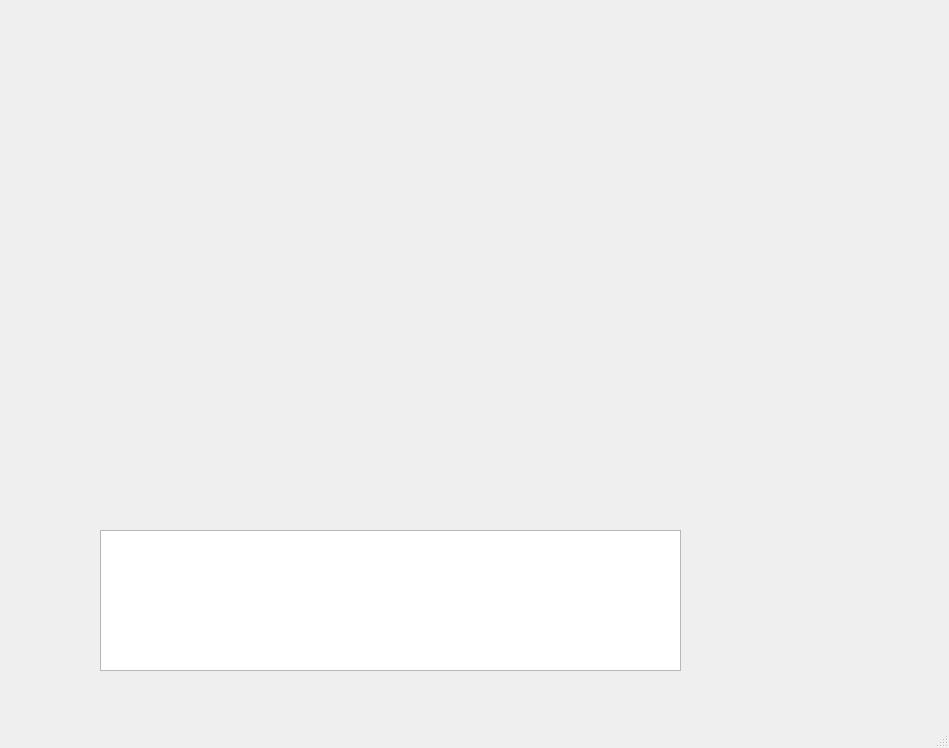
<?xml version="1.0" encoding="UTF-8"?>
<ui version="4.0">
 <class>MainWindow</class>
 <widget class="QMainWindow" name="MainWindow">
  <property name="geometry">
   <rect>
    <x>0</x>
    <y>0</y>
    <width>949</width>
    <height>748</height>
   </rect>
  </property>
  <property name="windowTitle">
   <string>MainWindow</string>
  </property>
  <widget class="QWidget" name="centralwidget">
   <widget class="QTextEdit" name="textEdit">
    <property name="geometry">
     <rect>
      <x>100</x>
      <y>530</y>
      <width>581</width>
      <height>141</height>
     </rect>
    </property>
   </widget>
  </widget>
  <widget class="QMenuBar" name="menubar">
   <property name="geometry">
    <rect>
     <x>0</x>
     <y>0</y>
     <width>949</width>
     <height>22</height>
    </rect>
   </property>
  </widget>
  <widget class="QStatusBar" name="statusbar"/>
 </widget>
 <resources/>
 <connections/>
</ui>
